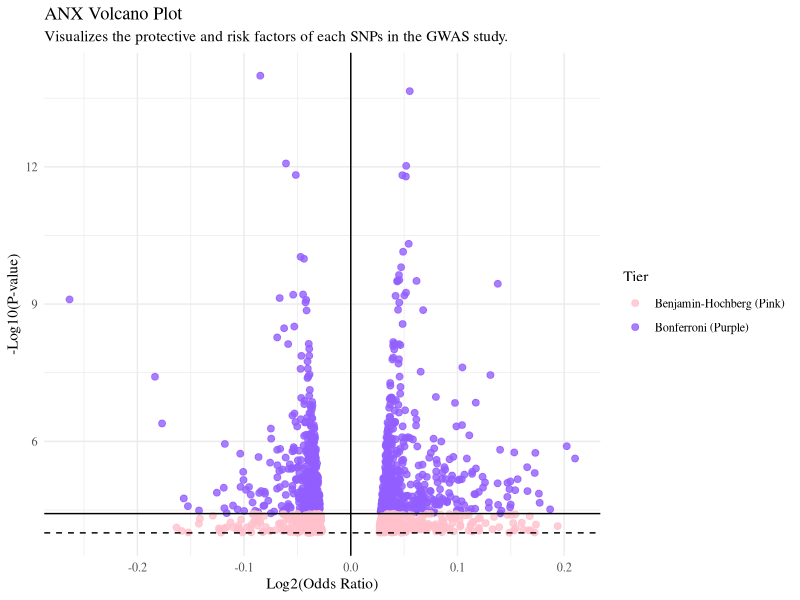
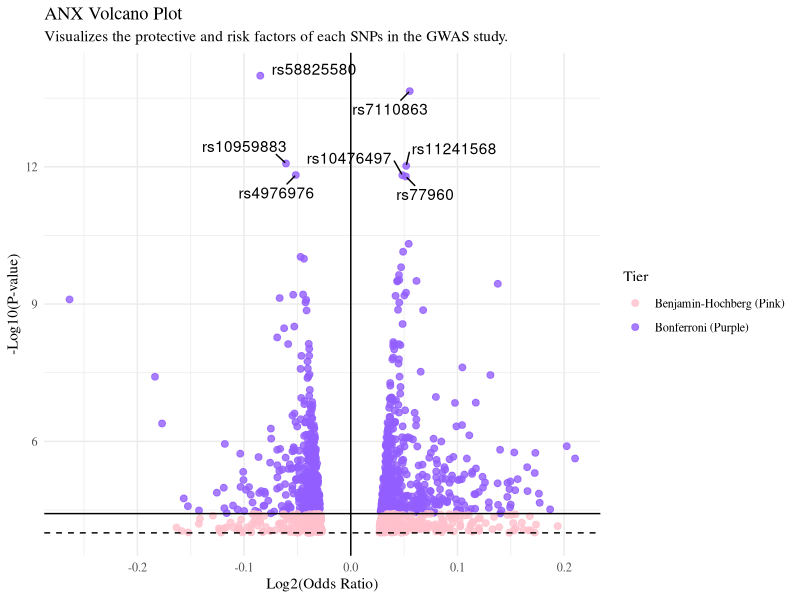

The R source for these figures, in order:
## ---- chunk 1
print("Hello, world!")
## ---- chunk 2
install.packages("readxl")
library('readxl')

ANX_dataset <- read_excel('ANX_2026_daner_fullANX_v12_woUTAH_11022026.gz.p4.clump.areator.sorted.1mhc (1).xls')
ANX_dataset
# Anxiety Dataset: 1320 x 23

## ---- chunk 3
ANX_dataset <- ANX_dataset[, -c(11:23)]
ANX_dataset
## ---- chunk 4
ANX_dataset$BH_P <- p.adjust(ANX_dataset$P, "BH")
#choose threshhold of 0.05
ANX_BH_adjusted = ANX_dataset[ANX_dataset$BH_P < 0.05, ] 
ANX_BH_adjusted
# ANX_BH_adjusted: 1320 x 24 ==> All p-values are significant with a 5% FDR

## ---- chunk 5
ANX_dataset$Bon_P <- p.adjust(ANX_dataset$P, "bonferroni")
#choose threshhold of 0.05
ANX_Bon_adjusted = ANX_dataset[ANX_dataset$Bon_P < 0.05, ] 
ANX_Bon_adjusted
## ---- chunk 6
# Install ggplot2 if you don't have it
# install.packages("ggplot2")
library(ggplot2)

# Step 1: Transform the the OR and PVals
# Taking the log of both OR and PVals help the visualization to be more clear and discernable
ANX_dataset$logP <- -log10(ANX_dataset$P)
ANX_dataset$logOR <- log2(ANX_dataset$OR)

# Step 2: Calculate the BH/Bon thresholds (converted to -log10 scale for the Y-axis)
bh_thresh <- -log10(max(ANX_dataset$P[ANX_dataset$BH_P < 0.05])) 
      # Look at all the raw PVals who have the BH PVals less than 0.05
      # The largest of those PVals will be the "worst"-most PVal that passes the BH test
bonf_thresh <- -log10(0.05 / 1320) 
      # This is simply the Bonferonni Correction equation

# Step3: Create a column to color code the 2 tiers 
ANX_dataset$Tier <- "Benjamin-Hochberg (Pink)" 
      # All rows PVals labeled as BH right now
ANX_dataset$Tier[ANX_dataset$P < (0.05 / 1320)] <- "Bonferroni (Purple)" 
      # Now, only PVals under the Bonferroni Threshold are labeled 

# Steo 4: Plot the Volcano
ggplot(ANX_dataset, aes(x = logOR, y = logP, color = Tier)) +
  geom_point(alpha = 0.8, size = 2) +
  geom_hline(yintercept = bh_thresh, linetype = "dashed") + # Lower line
  geom_hline(yintercept = bonf_thresh, linetype = "solid") + # Upper line
  geom_vline(xintercept = 0, linetype = "solid", color = "black") + # OR divide line
  theme_minimal(base_family = "serif") +
  scale_color_manual(values = c(
    "Benjamin-Hochberg (Pink)" = "pink",
    "Bonferroni (Purple)" = "#925EFF"
    )) +
  labs(title = "ANX Volcano Plot",
       x = "Log2(Odds Ratio)",
       y = "-Log10(P-value)",
       subtitle = "Visualizes the protective and risk factors of each SNPs in the GWAS study."
       )
    
## ---- chunk 7
install.packages("ggrepel")
library(ggrepel)
# Step 1: Create a new column called 'Label'
ANX_dataset$Label <- NA

# Step 2: Chose labeling threshold
# We choose to label dots above y-axis = 10 
# -log10(PVal) >= 11 ==> PVal < 1e-11
label_filter <- ANX_dataset$P < 1e-11
  # Column of Trues and Falses now

# Step 3: Copy the SNP names into the blank column ONLY for the rows that passed the filter
ANX_dataset$Label[label_filter] <- ANX_dataset$SNP[label_filter]
## ---- chunk 8
ggplot(ANX_dataset, aes(x = logOR, y = logP, color = Tier)) +
  geom_point(alpha = 0.8, size = 2) +
  
  geom_text_repel(aes(label = Label), 
                  color = "black",       # Keeps the text black so it's easy to read
                  box.padding = 0.5,     # Gives the text bubbles some breathing room
                  max.overlaps = Inf,    # Forces R to draw every label we asked for
                  show.legend = FALSE) + # Stops the labels from messing up your legend

  geom_hline(yintercept = bh_thresh, linetype = "dashed") + # Lower line
  geom_hline(yintercept = bonf_thresh, linetype = "solid") + # Upper line
  geom_vline(xintercept = 0, linetype = "solid", color = "black") + # OR divide line
  theme_minimal(base_family = "serif") +
  scale_color_manual(values = c(
    "Benjamin-Hochberg (Pink)" = "pink",
    "Bonferroni (Purple)" = "#925EFF"
    )) +
  labs(title = "ANX Volcano Plot",
       x = "Log2(Odds Ratio)",
       y = "-Log10(P-value)",
       subtitle = "Visualizes the protective and risk factors of each SNPs in the GWAS study."
       )
## ---- chunk 9
sig_SNPs <- ANX_dataset$Label
sig_SNPs <- sig_SNPs[!is.na(sig_SNPs)]
sig_SNPs
